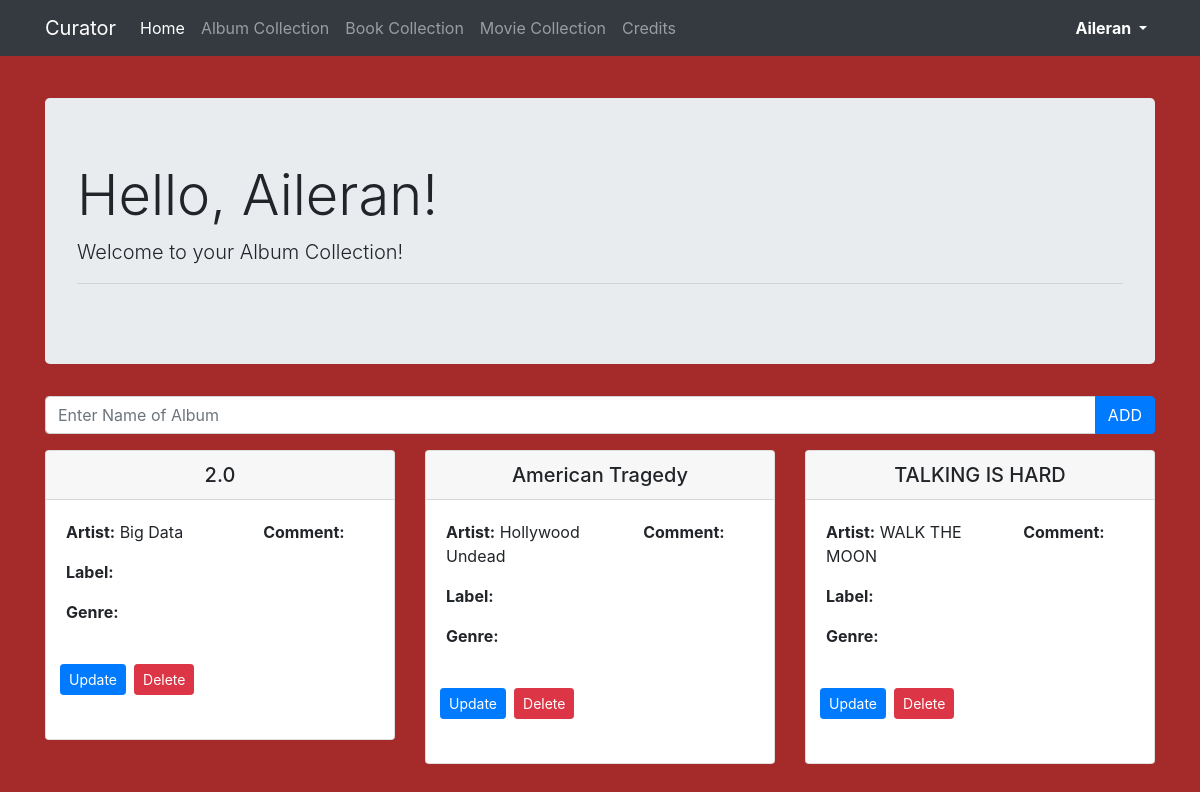
Page /library/album/ (signed in) on the earlier database version.
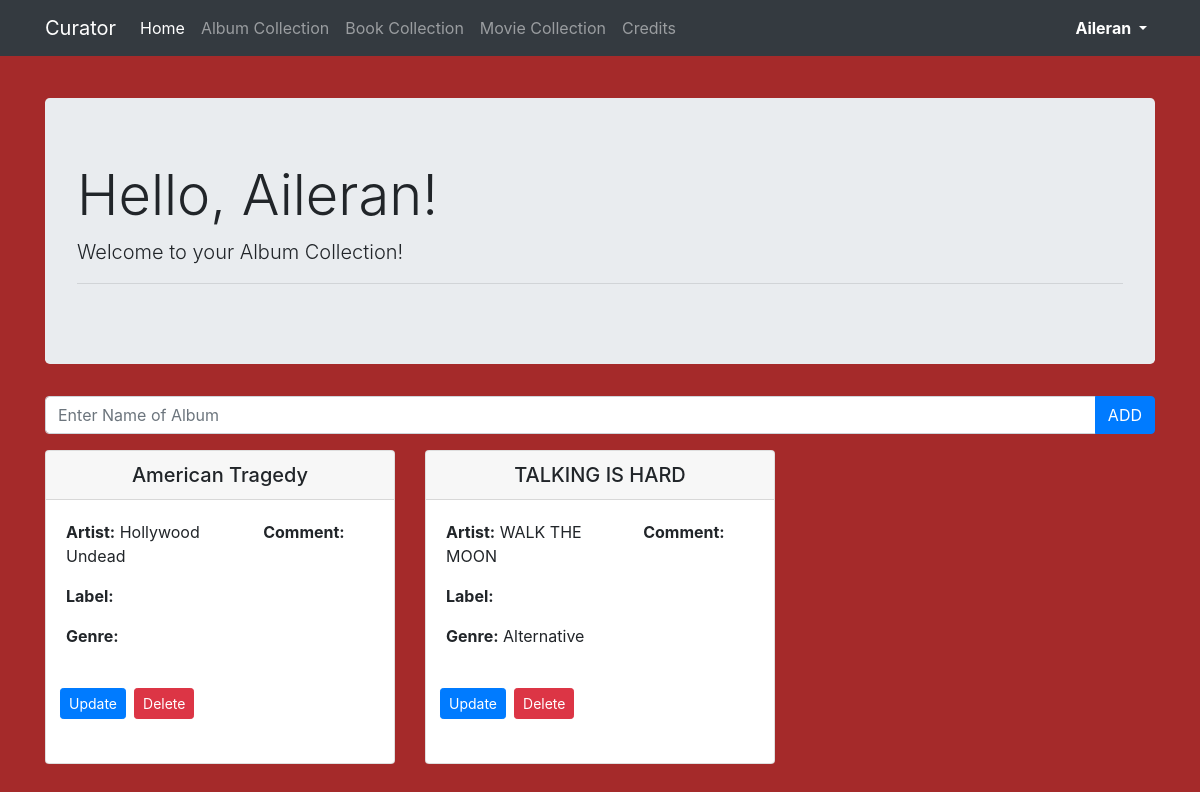
Same page on the later database version.
### library/models.py (models this page shows, shortened)
class Album(models.Model):
    title = models.CharField(max_length=60)
    artist = models.CharField(max_length=60, blank=True)
    label = models.CharField(max_length=60, blank=True)
    genre = models.CharField(max_length=60, blank=True)
    date_added = models.DateField(auto_now_add=True)
    comment = models.TextField(blank=True)
    owner = models.CharField(max_length=150, blank=True)

### library/views.py (the view)
# urls.py: path('album/', views.album, name='album'),
def album(request):
    user = User.objects.get(username=request.user.username)
    user_albums = Album.objects.filter(owner=user).order_by('title')
    return render(request, 'library/album_collection.html', {"Albums": user_albums})

### templates/library/album_collection.html (shortened to what this page needs)
{% extends 'library/base.html' %}
{% block body %}
    <div class="jumbotron">
        <h1 class="display-4 text-capitalize">Hello, {{user.username}}!</h1>
        <p class="lead">Welcome to your Album Collection!</p>
        <hr>
    </div>
    <div>
        <form action="{%  url 'add_album' %}" method="post">
            <div class="input-group mb-3">
                <input type="text" class="form-control" placeholder="Enter Name of Album" name="title" required aria-label="title">
                <div class="input-group-append">
                    <button id="Play_Button" class="btn btn-primary" type="submit">ADD</button>
                </div>
            </div>
        </form>
    </div>
    <div class="row justify-content-left">
        {% for Album in Albums %}
            <div class="col-md-6 col-xl-4 mb-3">
                <div class="card">
                    <h5 class="card-header text-center">{{Album.title}}</h5>
                    <div class="row card-body">
                        <div class="col-md-7 mb-3">
                            <p class="card-text"><b>Artist:</b> {{Album.artist}}</p>
                            <p class="card-text"><b>Label:</b> {{Album.label}}</p>
                            <p class="card-text"><b>Genre:</b> {{Album.genre}}</p>
                        </div>
                        <div class="col-md-5">
                            <p><b>Comment:</b></p>
                        </div>
                        <div class="row card-body">
                            <a class="btn btn-primary btn-sm m-1" href="{% url 'update_album' Album.id %}"> Update</a>
                            <a class="btn btn-danger btn-sm m-1" href="{% url 'delete_album' Album.id %}"> Delete</a>
                        </div>
                    </div>
                </div>
            </div>
        {% endfor %}
    </div>
{% endblock %}

Differences in the rows shown:
removed Album: title "2.0", artist "Big Data"
changed Album "TALKING IS HARD": genre (not shown) → "Alternative"
